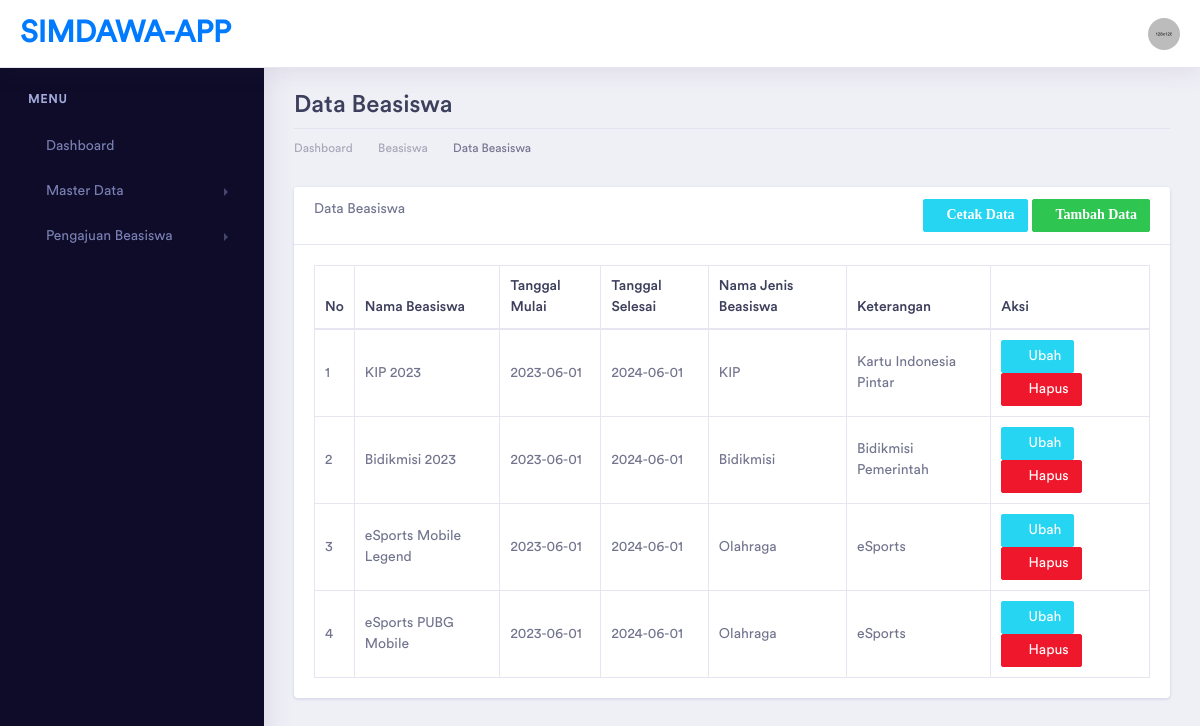
The app's page /index.php/beasiswa with its own data.
### tables this page shows
CREATE TABLE `beasiswa` (
  `id` int(11) NOT NULL,
  `nama_beasiswa` varchar(50) DEFAULT NULL,
  `tanggal_mulai` date DEFAULT NULL,
  `tanggal_selesai` date DEFAULT NULL,
  `jenis_id` int(11) DEFAULT NULL
);

CREATE TABLE `jenis_beasiswa` (
  `id` int(11) NOT NULL,
  `nama_jenis` varchar(50) DEFAULT NULL,
  `keterangan` varchar(100) DEFAULT NULL
);

### application/controllers/Beasiswa.php (called while the page is built, shortened)
<?php
class Beasiswa extends CI_Controller
{
    function __construct()
    {
        $this->load->model(array('JenisModel', 'BeasiswaModel'));
        $this->load->library('pdf');
    }
    public function index()
    {
        $data['title'] = "Data Beasiswa | SIMDAWA-APP";
        $data['beasiswa'] = $this->BeasiswaModel->get_beasiswa();
        $this->load->view('template/header', $data);
        $this->load->view('template/sidebar');
        $this->load->view('beasiswa/beasiswa_read', $data);
        $this->load->view('template/footer');
    }
}

### index.php (called while the page is built, shortened)
<?php
require_once BASEPATH.'core/CodeIgniter.php';

### application/models/BeasiswaModel.php (called while the page is built, shortened)
<?php
class BeasiswaModel extends CI_Model
{
    public function get_beasiswa()
    {
        $query = "select beasiswa.*, jenis_beasiswa.nama_jenis, jenis_beasiswa.keterangan from beasiswa inner join jenis_beasiswa on beasiswa.jenis_id = jenis_beasiswa.id";
        return $this->db->query($query)->result();
    }
}

### application/views/beasiswa/beasiswa_read.php (the view, shortened to what this page needs)
<div class="dashboard-wrapper">
    <div class="container-fluid dashboard-content">
        <div class="row">
            <div class="col-xl-12 col-lg-12 col-md-12 col-sm-12 col-12">
                <div class="page-header">
                    <h2 class="pageheader-title">Data Beasiswa </h2>
                    <div class="page-breadcrumb">
                        <nav aria-label="breadcrumb">
                            <ol class="breadcrumb">
                                <li class="breadcrumb-item"><a href="<?= base_url('home') ?>" class="breadcrumb-link">Dashboard</a></li>
                                <li class="breadcrumb-item"><a href="<?= base_url('beasiswa') ?>" class="breadcrumb-link">Beasiswa</a></li>
                                <li class="breadcrumb-item active" aria-current="page">Data Beasiswa</li>
                            </ol>
                        </nav>
                    </div>
                </div>
            </div>
        </div>
        <div class="row">
            <div class="col-xl-12 col-lg-12 col-md-12 col-sm-12 col-12">
                <div class="card">
                    <div class="card-header">
                        Data Beasiswa
                        <?php if ($this->session->userdata('peran') != 'USER') : ?>
                            <a href="<?= base_url('beasiswa/tambah') ?>" class="btn btn-sm btn-success float-right"><i class="fas fa-plus">Tambah Data</i></a>
                            <a href="<?= base_url('beasiswa/cetak') ?>" target="_blank" class="btn btn-sm btn-info mr-1 float-right"><i class="fas fa-print">Cetak Data</i></a>
                        <?php endif; ?>
                    </div>
                    <div class="card-body">
                        <table class="table table-bordered" id="mytabel">
                            <thead>
                                <tr>
                                    <th>No</th>
                                    <th>Nama Beasiswa</th>
                                    <th>Tanggal Mulai</th>
                                    <th>Tanggal Selesai</th>
                                    <th>Nama Jenis Beasiswa</th>
                                    <th>Keterangan</th>
                                    <?php if ($this->session->userdata('peran') != 'USER') : ?>
                                        <th>Aksi</th>
                                    <?php endif; ?>
                                </tr>
                            </thead>
                            <tbody>
                                <?php $no = 1;
                                foreach ($beasiswa as $a) {
                                ?>
                                    <tr>
                                        <td><?= $no++ ?></td>
                                        <td><?= $a->nama_beasiswa ?></td>
                                        <td><?= $a->tanggal_mulai ?></td>
                                        <td><?= $a->tanggal_selesai ?></td>
                                        <td><?= $a->nama_jenis ?></td>
                                        <td><?= $a->keterangan ?></td>
                                        <?php if ($this->session->userdata('peran') != 'USER') : ?>
                                            <td>
                                                <a href="<?= base_url('beasiswa/ubah/' . $a->id) ?>" class="btn btn-sm btn-info"><i class="fas fa-edit"></i> Ubah</a>
                                                <a href="<?= base_url('beasiswa/hapus/' . $a->id) ?>" class="btn btn-sm btn-danger" onclick="return confirm('Ingin hapus data ini?')"><i class="fas fa-trash"></i> Hapus</a>
                                            </td>
                                        <?php endif; ?>
                                    </tr>
                                <?php
                                }
                                ?>
                            </tbody>
                        </table>
                    </div>
                </div>
            </div>
        </div>
    </div>
</div>

### application/views/template/header.php (shortened to what this page needs)
<!doctype html>
<html lang="en">
<head>
    <link rel="stylesheet" href="<?php echo base_url('assets/vendor/bootstrap/css/bootstrap.min.css') ?>">
    <link href="<?php echo base_url('/assets/vendor/fonts/circular-std/style.css') ?>" rel="stylesheet">
    <link rel="stylesheet" href="<?php echo base_url('/assets/libs/css/style.css') ?>">
    <link rel="stylesheet" href="<?php echo base_url('/assets/vendor/fonts/fontawesome/css/fontawesome-all.css') ?>">
    <link href="https://cdn.jsdelivr.net/npm/select2@4.1.0-rc.0/dist/css/select2.min.css" rel="stylesheet" />
    <link rel="stylesheet" href="https://cdn.jsdelivr.net/npm/@ttskch/select2-bootstrap4-theme@x.x.x/dist/select2-bootstrap4.min.css">
</head>
<body>
    <div class="dashboard-main-wrapper">
        <div class="dashboard-header">
            <nav class="navbar navbar-expand-lg bg-white fixed-top">
                <a class="navbar-brand" href="<?php echo base_url('home') ?>">SIMDAWA-APP</a>
                <div class="collapse navbar-collapse" id="navbarSupportedContent">
                    <ul class="navbar-nav ml-auto navbar-right-top">
                        <li class="nav-item dropdown nav-user">
                            <a class="nav-link nav-user-img" href="#" id="navbarDropdownMenuLink2" data-toggle="dropdown" aria-haspopup="true" aria-expanded="false"><img src="<?php echo base_url('assets/images/avatar-1.jpg') ?>" alt="" class="user-avatar-md rounded-circle"></a>
                        </li>
                    </ul>
                </div>
            </nav>
        </div>

### application/views/template/sidebar.php (shortened to what this page needs)
<div class="nav-left-sidebar sidebar-dark">
    <div class="menu-list">
        <nav class="navbar navbar-expand-lg navbar-light">
            <div class="collapse navbar-collapse" id="navbarNav">
                <ul class="navbar-nav flex-column">
                    <li class="nav-divider">
                        Menu
                    </li>
                    <li class="nav-item">
                        <a class="nav-link" href="<?php echo base_url('home') ?>"><i class="fas fa-tv"></i>Dashboard</a>
                    </li>
                    <li class="nav-item">
                        <a class="nav-link" href="#" data-toggle="collapse" aria-expanded="false" data-target="#submenu-2" aria-controls="submenu-2"><i class="fas fa-database"></i>Master Data</a>
                    </li>
                    <li class="nav-item">
                        <a class="nav-link" href="#" data-toggle="collapse" aria-expanded="false" data-target="#submenu-3" aria-controls="submenu-3"><i class="fas fa-archive"></i>Pengajuan Beasiswa</a>
                    </li>
                </ul>
            </div>
        </nav>
    </div>
</div>

### application/views/template/footer.php (shortened to what this page needs)
</div>
</body>
</html>

### records on screen
beasiswa: nama_beasiswa "KIP 2023", tanggal_mulai "2023-06-01", tanggal_selesai "2024-06-01", jenis_beasiswa.nama_jenis "KIP", jenis_beasiswa.keterangan "Kartu Indonesia Pintar"
beasiswa: nama_beasiswa "Bidikmisi 2023", tanggal_mulai "2023-06-01", tanggal_selesai "2024-06-01", jenis_beasiswa.nama_jenis "Bidikmisi", jenis_beasiswa.keterangan "Bidikmisi Pemerintah"
beasiswa: nama_beasiswa "eSports Mobile Legend", tanggal_mulai "2023-06-01", tanggal_selesai "2024-06-01", jenis_beasiswa.nama_jenis "Olahraga", jenis_beasiswa.keterangan "eSports"
beasiswa: nama_beasiswa "eSports PUBG Mobile", tanggal_mulai "2023-06-01", tanggal_selesai "2024-06-01", jenis_beasiswa.nama_jenis "Olahraga", jenis_beasiswa.keterangan "eSports"
